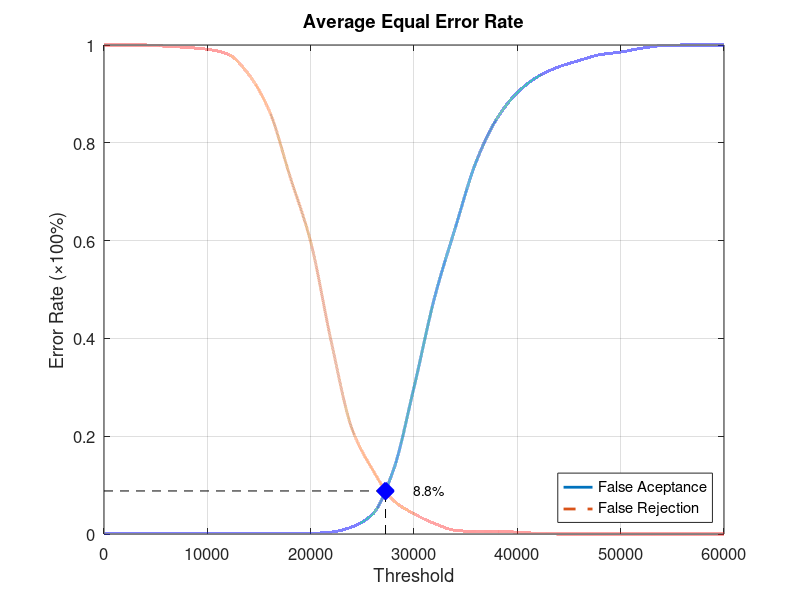
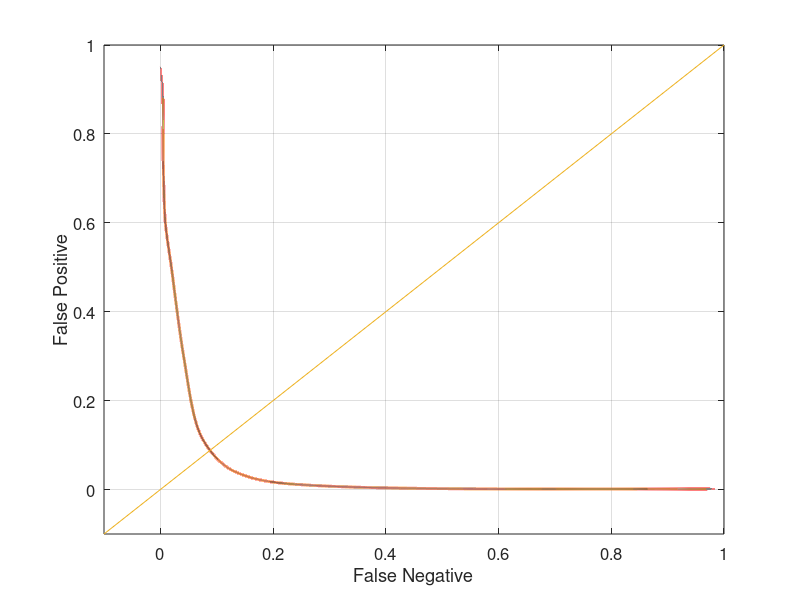

Write MATLAB code to recreate these figures, in order.
function yEER = Experiment4Average
close all;
clear;
clc;
x = 0:2000:60000;
xq = 0:0.5:60000;

y0 = [0 0.00131579 0.00131579 0.00131579 0.00131579 0.00131579 0.00131579 0.00131579 0.00131579 0.00131579 0.00131579 0.00394737 0.0144737 0.0407895 0.130263 0.3 0.484211 0.626316 0.760526 0.848684 0.902632 0.935526 0.955263 0.968421 0.980263 0.985526 0.993421 0.998684 1 1 1];
yy0 = interp1(x, y0, xq, 'pchip');
y1 = [1 1 1 0.9975 0.995 0.99125 0.98125 0.94 0.865 0.73125 0.5975 0.3925 0.215 0.13125 0.06875 0.04125 0.02125 0.0075 0.005 0.005 0.00375 0.00125 0 0 0 0 0 0 0 0 0];
yy1 = interp1(x, y1, xq, 'pchip');

% Calculating EER: 
y2 = abs(y0 - y1);
find(y2 == min(y2))
yy2 = abs(yy0 - yy1);
xEER = find(yy2 == min(yy2));
xEERIndex = xq(xEER) % X-axis EER
yEER = yy0(xEER) % Y-axis EER

main = figure
plot(xq, yy0,'-','LineWidth', 2);	hold on
plot(xq, yy1,'--','LineWidth', 2);	hold on
plot([xEERIndex xEERIndex], [0 yEER], 'k--');	hold on
plot([0 xEERIndex], [yEER yEER], 'k--');	hold on
plot(xEERIndex, yEER, 'bx', 'LineWidth', 10);	hold on
text(xEERIndex + 10 * xEERIndex / 100, yEER, [num2str(round((10000 * yEER)) / 100) '%'])
legend('False Aceptance', 'False Rejection', 'Location', 'SouthEast')
xlabel('Threshold')
ylabel('Error Rate (\times100%)')
title('Average Equal Error Rate')
set(gca, 'FontSize', 12)
axis([0 60000 0 1])
grid on

print(main, 'Experiment4AverageMain', '-dpng');
FNRxFPR = figure('Color', [1 1 1]);
plot(yy1, yy0, '-', yy1, yy0, 'LineWidth', 2);
hold on
y = -0.1:0.1:1
plot(y, y); 
set(gca, 'FontSize', 12)
xlabel('False Negative')
ylabel('False Positive')
axis([-0.1 1 -0.1 1])
set(gca, 'FontSize', 12)
grid on

print(FNRxFPR, 'Experiment4AverageFNRxFPR','-dpng');
end
